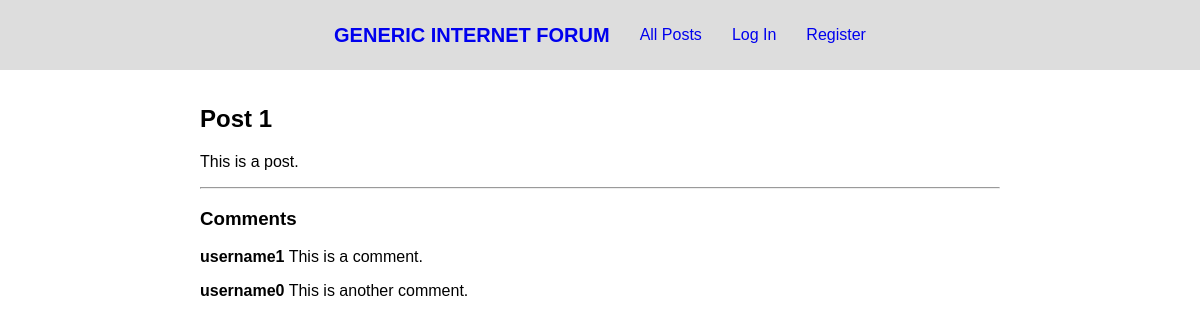
/post/1, run on an earlier commit of the app's database.
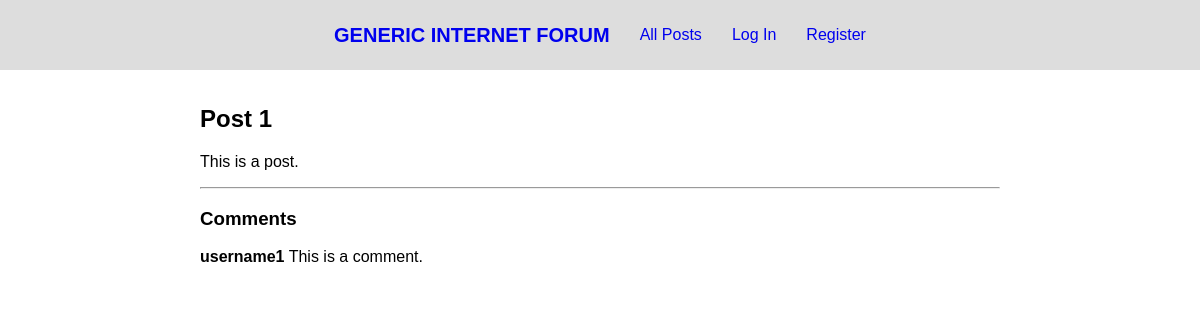
And on a later commit of the database.
### forum/models.py (models this page shows, shortened)
class Comment(models.Model):
    post = models.ForeignKey(
        Post, on_delete=models.CASCADE, related_name="comments")
    author = models.ForeignKey(
        User, on_delete=models.CASCADE, related_name="comments")
    content = models.TextField(max_length=5000)
    timestamp = models.DateTimeField(auto_now_add=True)

class User(AbstractUser):
    pass

### forum/views.py (the view)
# urls.py: path("post/<str:post_id>", views.post, name="post"),
def post(request, post_id):
    try:
        post = Post.objects.get(id=post_id)
    except Post.DoesNotExist:
        return render(request, "forum/post.html", {
            "message": "This post doesn't exist."
        })
    comments = post.comments.all()
    return render(request, "forum/post.html", {
        "post": post,
        "comments": comments
    })

### forum/templates/forum/post.html (shortened to what this page needs)
{% extends "forum/layout.html" %}
{% load static %}
{% block body %}
    {% if post %}
        <section id="post">
            <h2>{{ post.title }}</h2>
            <p>{{ post.content }}</p>
        </section>
    {% endif %}
    {% if comments %}
        <hr>
        <section id="comments">
            <h3>Comments</h3>
            <ul>
                {% for comment in comments %}
                    <li>
                        <p><span><b>{{ comment.author.username }}</b></span> {{ comment.content }}</p>
                    </li>
                {% endfor %}
            </ul>
        </section>
    {% endif %}
{% endblock %}

What changed in the data, as far as the page shows it:
removed Comment: author.username "username0", content "This is another comment."
